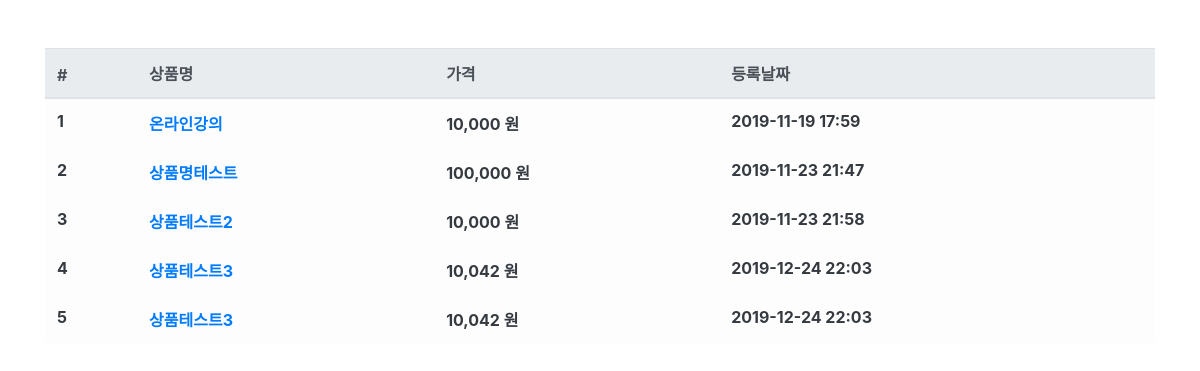
The app's page /product/ with its own data.
### product/models.py (models this page shows, shortened)
class Product(models.Model):
    name = models.CharField(max_length=256, verbose_name='상품명')
    price = models.IntegerField(verbose_name='상품가격')
    description = models.TextField(verbose_name='상품설명')
    stock = models.IntegerField(verbose_name='재고')
    register_date = models.DateTimeField(
        auto_now_add=True, verbose_name='등록날짜')
    class Meta:
        db_table = 'fastcampus_product'
        verbose_name = '상품'
        verbose_name_plural = '상품'

### product/views.py (the view)
# urls.py: path('product/', ProductList.as_view()),
class ProductList(ListView):
    model = Product
    template_name = 'product.html'
    context_object_name = 'product_list'

### product/templates/product.html (shortened to what this page needs)
{% extends "base.html" %} {% load humanize %}  {% block contents %}
<div class="row mt-5">
  <div class="col-12">
    <table class="table table-light">
      <thead class="thead-light">
        <tr>
          <th scope="col">#</th>
          <th scope="col">상품명</th>
          <th scope="col">가격</th>
          <th scope="col">등록날짜</th>
        </tr>
      </thead>
      <tbody class="text-dark">
        {% for product in product_list %}
        <tr>
          <th scope="row">{{ product.id }}</th>
          <th>
            <a
              id="product-{{ product.id }}"
              onmouseenter="product_detail({{ product.id }});"
              onmouseleave="product_leave({{ product.id }});"
              href="/product/{{ product.id }}"
              >{{ product.name }}</a
            >
          </th>
          <th>{{ product.price|intcomma }} 원</th>
          <th>{{ product.register_date|date:'Y-m-d H:i' }}</th>
        </tr>
        {% endfor %}
      </tbody>
    </table>
  </div>
</div>
{% endblock %}

### fcuser/templates/base.html (shortened to what this page needs)
<html>
<head>
  <link rel="stylesheet" href="https://stackpath.bootstrapcdn.com/bootstrap/4.3.1/css/bootstrap.min.css"
>
</head>
<body>
  <div class="container">
    {% block contents %}
    {% endblock %}
  </div>
</body>
</html>

### records on screen
Product: id "1", name "온라인강의", price "10,000", register_date "2019-11-19 17:59"
Product: id "2", name "상품명테스트", price "100,000", register_date "2019-11-23 21:47"
Product: id "3", name "상품테스트2", price "10,000", register_date "2019-11-23 21:58"
Product: id "4", name "상품테스트3", price "10,042", register_date "2019-12-24 22:03"
Product: id "5", name "상품테스트3", price "10,042", register_date "2019-12-24 22:03"
